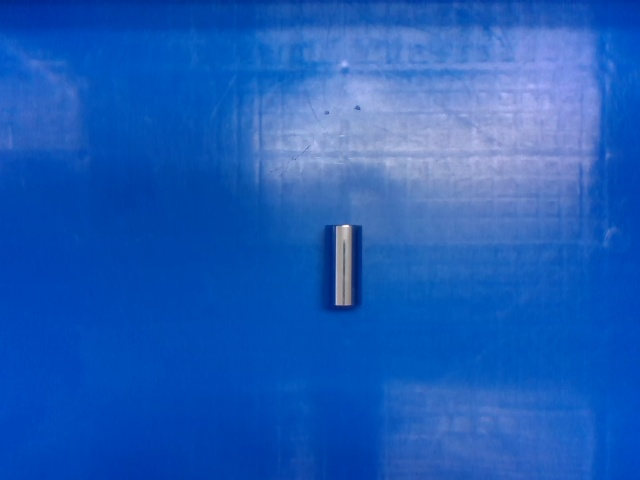
#> input picture data_expend/notrain39_rgb.jpg, 640 x 480 px, found by its file name
$ python show_range.py
#> lines starting #> are read from the running program, lines starting #| are printed output that depends on the picture; after the words box and inside, x2 and y2 are one past the last pixel; in counts of white or black regions, pixels touching at a corner belong together
#!/usr/bin/env python3
import os
import numpy as np
import matplotlib.pyplot as plt
import csv
import sys
sys.path.insert(1, "/home/allen/.local/lib/python3.5/site-packages/")
sys.path.insert(0, '/opt/installer/open_cv/cv_bridge/lib/python3/dist-packages/')

import cv2
from cv_bridge import CvBridge, CvBridgeError
import numpy as np
import pandas as pd
import argparse
import math

# parser = argparse.ArgumentParser()
# parser.add_argument('--TrainDIR', type=str, default='', help='path to Trainingdata')
# FLAGS = parser.parse_args()
data_csv='/home/allen/dl_grasp/src/data_expend/expand_data/data_2020-11-20_05_04_21_.csv'
data_csv='/home/allen/dl_grasp/src/data_expend/origin_data/1119_14object/14_object_num20_1119.csv'
image_path = '/home/allen/dl_grasp/src/data_expend/notrain39_rgb.jpg'
save_path = '/home/allen/dl_grasp/src/data_expend/range_plot/'

def trans_degree(x,y,degree):
    print(degree)
    degree=float(degree)*math.pi/180
    l=100
    #####
    f_x=float(x)-l*math.sin(degree)
    f_y=float(y)+l*math.cos(degree)
    #####
    tmp_x=x-round(f_x)
    tmp_y=y-round(f_y)
    return (round(tmp_x),round(tmp_y))

def main():
    # [15 lines of commented-out code are left out]
    rect_range = 10
    img_1=cv2.imread(image_path,3)
#> img_1 is the input picture: shape (480, 640, 3); mean B, G, R 185.6, 93, 30.1
    cv2.circle(img_1, (int(342),int(265)), 3, (0,0,255),4)
#> img_1: shape (480, 640, 3); 0.03% of pixels changed, all inside (x1, y1, x2, y2) = (337, 260, 348, 271)
    cv2.rectangle(img_1,(342+ rect_range,265+rect_range),(342-rect_range,265-rect_range),(0, 255, 0),2)
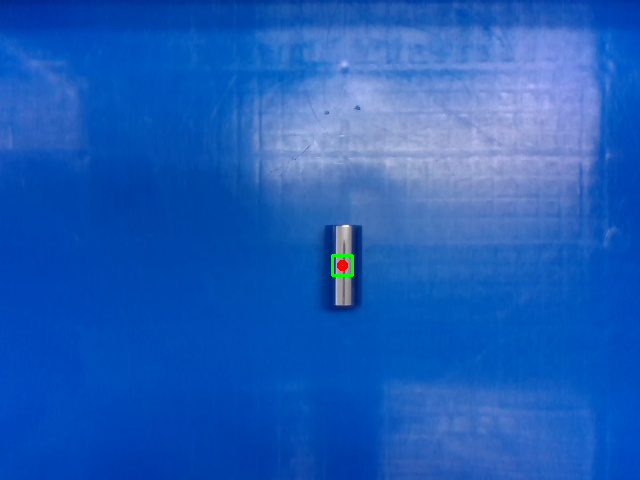
#> img_1: shape (480, 640, 3); mean B, G, R 185.5, 93.1, 30.1
    cv2.imshow('img_1',img_1)
    cv2.imwrite(save_path+str(rect_range)+'.jpg',img_1)

    rect_range = 25
    img_2=cv2.imread(image_path,3)
    cv2.circle(img_2, (int(342),int(265)), 3, (0,0,255),4)
    cv2.rectangle(img_2,(342+ rect_range,265+rect_range),(342-rect_range,265-rect_range),(0, 255, 0),2)
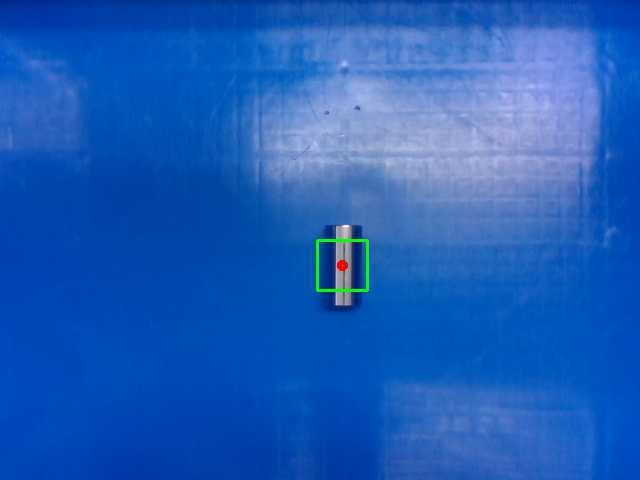
#> img_2: shape (480, 640, 3); mean B, G, R 185.3, 93.3, 30.1
    cv2.imshow('img_2',img_2)
    cv2.imwrite(save_path+str(rect_range)+'.jpg',img_2)

    rect_range = 40
    img_3=cv2.imread(image_path,3)
    cv2.circle(img_3, (int(342),int(265)), 3, (0,0,255),4)
    cv2.rectangle(img_3,(342+ rect_range,265+rect_range),(342-rect_range,265-rect_range),(0, 255, 0),2)
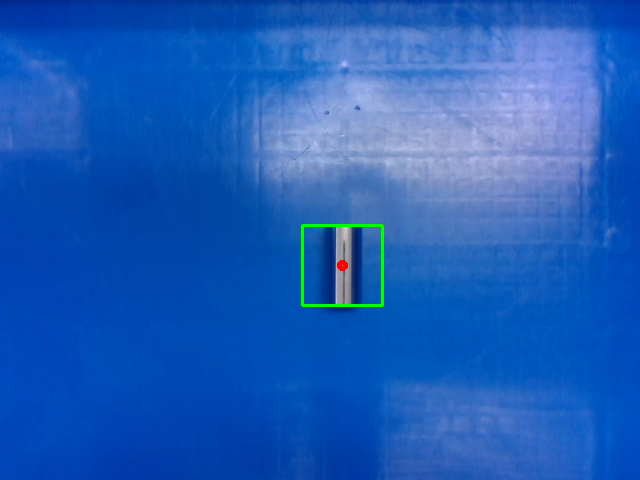
#> img_3: shape (480, 640, 3); mean B, G, R 185.1, 93.5, 30.1
    cv2.imshow('img_3',img_3)
    cv2.imwrite(save_path+str(rect_range)+'.jpg',img_3)

    ang_range = 75
    leng = 50
    img_4=cv2.imread(image_path,3)
    #cv2.circle(img_4, (int(342),int(265)), 3, (0,0,255),4)

    #####
    temp_x,temp_y=trans_degree(342,265,ang_range)
    # [6 lines of commented-out code are left out]
    cv2.line(img_4,(int(342+temp_x),int(265+temp_y)),(int(342-temp_x),int(265-temp_y)),(0,255,0),3)
    cv2.line(img_4,(int(342-temp_x),int(265+temp_y)),(int(342+temp_x),int(265-temp_y)),(0,255,255),3)
    #####
    cv2.line(img_4,(int(342+leng),int(265)),(int(342-leng),int(265)),(0,0,255),3)
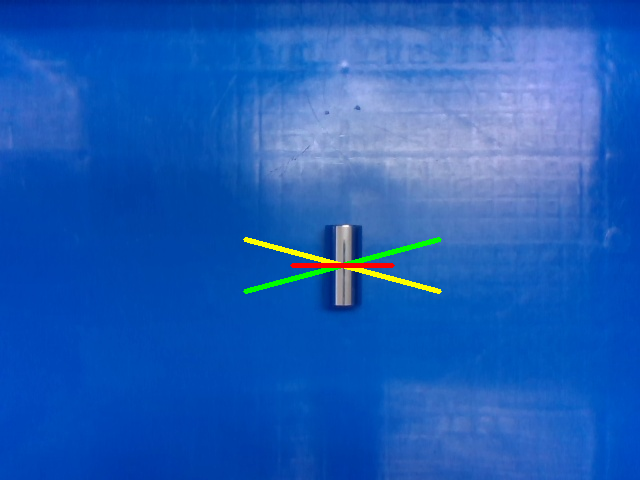
#> img_4: shape (480, 640, 3); mean B, G, R 184.3, 93.9, 31.2
    cv2.imshow('img_4',img_4)
    cv2.imwrite(save_path+'line_1'+'.jpg',img_4)

    ###
    img_5=cv2.imread(image_path,3)
    cv2.line(img_5,(int(342+temp_x),int(265+temp_y)),(int(342),int(265)),(0,255,0),3)
    cv2.line(img_5,(int(342+temp_x),int(265-temp_y)),(int(342),int(265)),(0,255,0),3)

    cv2.line(img_5,(int(342-temp_x),int(265+-temp_y)),(int(342),int(265)),(0,255,255),3)
    cv2.line(img_5,(int(342-temp_x),int(265+temp_y)),(int(342),int(265)),(0,255,255),3)

    cv2.line(img_5,(int(342+leng),int(265)),(int(342-leng),int(265)),(0,0,255),3)
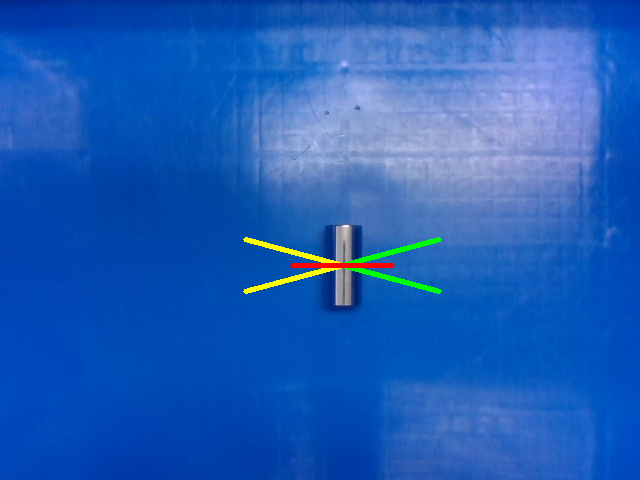
#> img_5: shape (480, 640, 3); mean B, G, R 184.3, 93.9, 31.2

    cv2.imshow('img_5',img_5)
    cv2.imwrite(save_path+'line_2'+'.jpg',img_5)

    cv2.waitKey(0)
    # [7 lines of commented-out code are left out]

if __name__ == "__main__":
    main()
